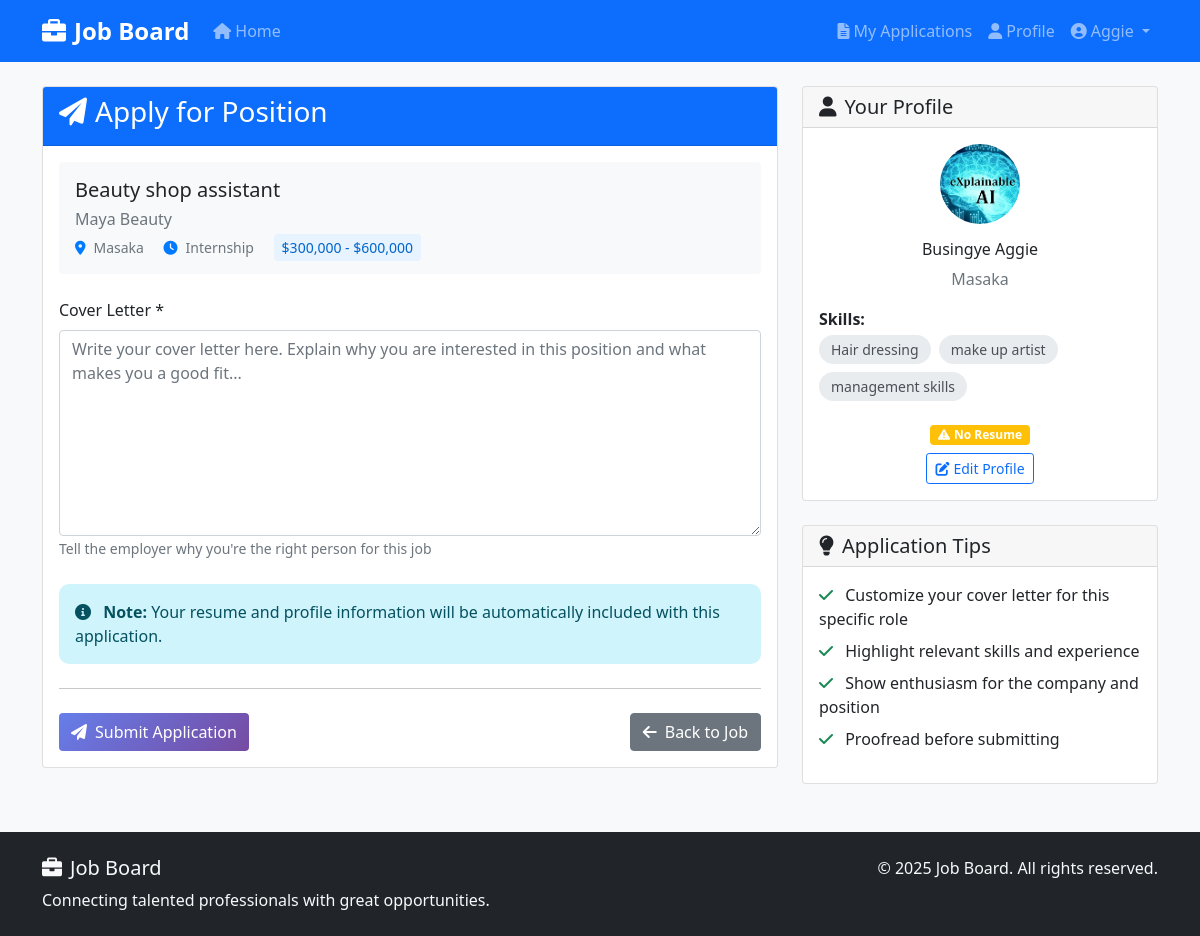
Page /job/7/apply/ (signed in) on the committed database.
### jobs/models.py (models this page shows, shortened)
class Job(models.Model):
    employer = models.ForeignKey(User, on_delete=models.CASCADE, related_name='jobs')
    title = models.CharField(max_length=200)
    company_name = models.CharField(max_length=200)
    description = models.TextField()
    requirements = models.TextField()
    location = models.CharField(max_length=200)
    salary_min = models.DecimalField(max_digits=10, decimal_places=2, blank=True, null=True)
    salary_max = models.DecimalField(max_digits=10, decimal_places=2, blank=True, null=True)
    job_type = models.CharField(max_length=20, choices=JOB_TYPE_CHOICES, default='full_time')
    is_active = models.BooleanField(default=True)
    created_at = models.DateTimeField(auto_now_add=True)
    updated_at = models.DateTimeField(auto_now=True)
    deadline = models.DateTimeField(blank=True, null=True)
    class Meta:
        ordering = ['-created_at']
    def get_salary_range(self):
        if self.salary_min and self.salary_max:
            return f"${self.salary_min:,.0f} - ${self.salary_max:,.0f}"
        elif self.salary_min:
            return f"From ${self.salary_min:,.0f}"
        elif self.salary_max:
            return f"Up to ${self.salary_max:,.0f}"
        return "Salary not specified"
    def is_deadline_passed(self):
        if self.deadline:
            return timezone.now() > self.deadline
        return False

### accounts/models.py (models this page shows, shortened)
class JobSeekerProfile(models.Model):
    user = models.OneToOneField(User, on_delete=models.CASCADE)
    full_name = models.CharField(max_length=200)
    phone_number = models.CharField(max_length=20, blank=True, null=True)
    location = models.CharField(max_length=200, blank=True, null=True)
    resume = models.FileField(upload_to='resumes/', blank=True, null=True)
    profile_picture = models.ImageField(upload_to='profile_pictures/', blank=True, null=True)
    skills = models.TextField(help_text="Enter skills separated by commas")
    experience = models.TextField(blank=True, null=True)
    education = models.TextField(blank=True, null=True)
    linkedin_url = models.URLField(blank=True, null=True)
    portfolio_url = models.URLField(blank=True, null=True)
    created_at = models.DateTimeField(auto_now_add=True)
    updated_at = models.DateTimeField(auto_now=True)
    def get_skills_list(self):
        return [skill.strip() for skill in self.skills.split(',') if skill.strip()]

### jobs/views.py (the view)
# urls.py: path('job/<int:pk>/apply/', views.apply_for_job, name='apply_for_job'),
@login_required
def apply_for_job(request, pk):
    job = get_object_or_404(Job, pk=pk, is_active=True)
    try:
        job_seeker_profile = JobSeekerProfile.objects.get(user=request.user)
    except JobSeekerProfile.DoesNotExist:
        messages.error(request, 'Only job seekers can apply for jobs. Please create a job seeker profile.')
        return redirect('create_job_seeker_profile')
    if Application.objects.filter(job=job, applicant=request.user).exists():
        messages.error(request, 'You have already applied for this job.')
        return redirect('job_detail', pk=pk)
    if job.is_deadline_passed():
        messages.error(request, 'The application deadline for this job has passed.')
        return redirect('job_detail', pk=pk)
    if request.method == 'POST':
        form = ApplicationForm(request.POST)
        if form.is_valid():
            application = form.save(commit=False)
            application.job = job
            application.applicant = request.user
            application.save()
            messages.success(request, 'Your application has been submitted successfully!')
            return redirect('job_detail', pk=pk)
    else:
        form = ApplicationForm()
    context = {
        'form': form,
        'job': job,
        'job_seeker_profile': job_seeker_profile,
    }
    return render(request, 'jobs/apply_for_job.html', context)

### jobs/forms.py
class ApplicationForm(forms.ModelForm):
    class Meta:
        model = Application
        fields = ('cover_letter',)
        widgets = {
            'cover_letter': forms.Textarea(attrs={
                'class': 'form-control',
                'rows': 8,
                'placeholder': 'Write your cover letter here. Explain why you are interested in this position and what makes you a good fit...'
            })
        }
    def __init__(self, *args, **kwargs):
        super().__init__(*args, **kwargs)
        self.fields['cover_letter'].help_text = "Tell the employer why you're the right person for this job"

### templates/jobs/apply_for_job.html (shortened to what this page needs)
{% extends 'base.html' %}
{% block content %}
<div class="row">
    <div class="col-lg-8">
        <div class="card">
            <div class="card-header bg-primary text-white">
                <h3><i class="fas fa-paper-plane me-2"></i>Apply for Position</h3>
            </div>
            <div class="card-body">
                <div class="bg-light p-3 rounded mb-4">
                    <h5>{{ job.title }}</h5>
                    <h6 class="company-name">{{ job.company_name }}</h6>
                    <div class="job-meta">
                        <span class="me-3">
                            <i class="fas fa-map-marker-alt"></i>{{ job.location }}
                        </span>
                        <span class="me-3">
                            <i class="fas fa-clock"></i>{{ job.get_job_type_display }}
                        </span>
                        {% if job.salary_min or job.salary_max %}
                            <span class="salary-range">{{ job.get_salary_range }}</span>
                        {% endif %}
                    </div>
                </div>
                <form method="post">
                    <div class="mb-4">
                        <label for="{{ form.cover_letter.id_for_label }}" class="form-label">Cover Letter *</label>
                        {{ form.cover_letter }}
                        {% if form.cover_letter.help_text %}
                            <small class="form-text text-muted">{{ form.cover_letter.help_text }}</small>
                        {% endif %}
                    </div>
                    <div class="alert alert-info">
                        <i class="fas fa-info-circle me-2"></i>
                        <strong>Note:</strong> Your resume and profile information will be automatically included with this application.
                    </div>
                    <hr class="my-4">
                    <div class="d-flex justify-content-between">
                        <button type="submit" class="btn btn-primary">
                            <i class="fas fa-paper-plane me-2"></i>Submit Application
                        </button>
                        <a href="{% url 'job_detail' job.pk %}" class="btn btn-secondary">
                            <i class="fas fa-arrow-left me-2"></i>Back to Job
                        </a>
                    </div>
                </form>
            </div>
        </div>
    </div>
    <div class="col-lg-4">
        <div class="card mb-4">
            <div class="card-header">
                <h5 class="mb-0"><i class="fas fa-user me-2"></i>Your Profile</h5>
            </div>
            <div class="card-body">
                <div class="text-center mb-3">
                    {% if job_seeker_profile.profile_picture %}
                        <img src="{{ job_seeker_profile.profile_picture.url }}" alt="Profile Picture" class="rounded-circle" style="width: 80px; height: 80px; object-fit: cover;">
                    {% else %}
                        <div class="rounded-circle bg-light d-inline-flex align-items-center justify-content-center" style="width: 80px; height: 80px;">
                            <i class="fas fa-user fa-2x text-muted"></i>
                        </div>
                    {% endif %}
                </div>
                <h6 class="text-center">{{ job_seeker_profile.full_name }}</h6>
                {% if job_seeker_profile.location %}
                    <p class="text-center text-muted">{{ job_seeker_profile.location }}</p>
                {% endif %}
                {% if job_seeker_profile.skills %}
                    <div class="mb-3">
                        <strong>Skills:</strong>
                        <ul class="skills-list">
                            {% for skill in job_seeker_profile.get_skills_list|slice:":5" %}
                                <li>{{ skill }}</li>
                            {% endfor %}
                        </ul>
                    </div>
                {% endif %}
                <div class="text-center">
                    {% if job_seeker_profile.resume %}
                        <span class="badge bg-success mb-2">
                            <i class="fas fa-check me-1"></i>Resume Attached
                        </span>
                    {% else %}
                        <span class="badge bg-warning mb-2">
                            <i class="fas fa-exclamation-triangle me-1"></i>No Resume
                        </span>
                    {% endif %}
                </div>
                <div class="text-center">
                    <a href="{% url 'edit_job_seeker_profile' %}" class="btn btn-sm btn-outline-primary">
                        <i class="fas fa-edit me-1"></i>Edit Profile
                    </a>
                </div>
            </div>
        </div>
        <div class="card">
            <div class="card-header">
                <h5 class="mb-0"><i class="fas fa-lightbulb me-2"></i>Application Tips</h5>
            </div>
            <div class="card-body">
                <ul class="list-unstyled">
                    <li class="mb-2">
                        <i class="fas fa-check text-success me-2"></i>
                        Customize your cover letter for this specific role
                    </li>
                    <li class="mb-2">
                        <i class="fas fa-check text-success me-2"></i>
                        Highlight relevant skills and experience
                    </li>
                    <li class="mb-2">
                        <i class="fas fa-check text-success me-2"></i>
                        Show enthusiasm for the company and position
                    </li>
                    <li class="mb-2">
                        <i class="fas fa-check text-success me-2"></i>
                        Proofread before submitting
                    </li>
                </ul>
            </div>
        </div>
    </div>
</div>
{% endblock %}

### templates/base.html (shortened to what this page needs)
<!DOCTYPE html>
<html lang="en">
<head>
    <link href="https://cdn.jsdelivr.net/npm/bootstrap@5.1.3/dist/css/bootstrap.min.css" rel="stylesheet">
    <link rel="stylesheet" href="https://cdnjs.cloudflare.com/ajax/libs/font-awesome/6.0.0/css/all.min.css">
    {% load static %}
    <link rel="stylesheet" href="{% static 'css/style.css' %}">
</head>
<body>
    <nav class="navbar navbar-expand-lg navbar-dark bg-primary">
        <div class="container">
            <a class="navbar-brand fw-bold" href="{% url 'home' %}">
                <i class="fas fa-briefcase me-2"></i>Job Board
            </a>
            <div class="collapse navbar-collapse" id="navbarNav">
                <ul class="navbar-nav me-auto">
                    <li class="nav-item">
                        <a class="nav-link" href="{% url 'home' %}">
                            <i class="fas fa-home me-1"></i>Home
                        </a>
                    </li>
                </ul>
                <ul class="navbar-nav">
                    {% if user.is_authenticated %}
                        {% if user.userprofile.role == 'employer' %}
                            <li class="nav-item">
                                <a class="nav-link" href="{% url 'create_job' %}">
                                    <i class="fas fa-plus me-1"></i>Post Job
                                </a>
                            </li>
                            <li class="nav-item">
                                <a class="nav-link" href="{% url 'employer_dashboard' %}">
                                    <i class="fas fa-tachometer-alt me-1"></i>Dashboard
                                </a>
                            </li>
                        {% elif user.userprofile.role == 'job_seeker' %}
                            <li class="nav-item">
                                <a class="nav-link" href="{% url 'my_applications' %}">
                                    <i class="fas fa-file-alt me-1"></i>My Applications
                                </a>
                            </li>
                            <li class="nav-item">
                                <a class="nav-link" href="{% url 'job_seeker_dashboard' %}">
                                    <i class="fas fa-user me-1"></i>Profile
                                </a>
                            </li>
                        {% endif %}
                        <li class="nav-item dropdown">
                            <a class="nav-link dropdown-toggle" href="#" id="navbarDropdown" role="button" data-bs-toggle="dropdown">
                                <i class="fas fa-user-circle me-1"></i>{{ user.username }}
                            </a>
                        </li>
                    {% endif %}
                </ul>
            </div>
        </div>
    </nav>
    <main class="container mt-4">
        {% block content %}{% endblock %}
    </main>
    <footer class="bg-dark text-light py-4 mt-5">
        <div class="container">
            <div class="row">
                <div class="col-md-6">
                    <h5><i class="fas fa-briefcase me-2"></i>Job Board</h5>
                    <p class="mb-0">Connecting talented professionals with great opportunities.</p>
                </div>
                <div class="col-md-6 text-md-end">
                    <p class="mb-0">&copy; {% now "Y" %} Job Board. All rights reserved.</p>
                </div>
            </div>
        </div>
    </footer>
</body>
</html>

### static/css/style.css (style rules this page uses)
body { font-family: 'Segoe UI', Tahoma, Geneva, Verdana, sans-serif; background-color: #f8f9fa; }
.navbar-brand { font-size: 1.5rem; }
.company-name { color: #6c757d; font-weight: 500; }
.salary-range { background-color: #e7f3ff; color: #0066cc; padding: 0.25rem 0.5rem; border-radius: 0.25rem; font-size: 0.875rem; font-weight: 500; }
.btn-primary { background: linear-gradient(135deg, #667eea 0%, #764ba2 100%); border: none; }
.alert { border: none; border-radius: 10px; }
.skills-list { list-style: none; padding: 0; }
.skills-list li { display: inline-block; background-color: #e9ecef; color: #495057; padding: 0.25rem 0.75rem; margin: 0.25rem 0.25rem 0.25rem 0; border-radius: 15px; font-size: 0.875rem; }
.job-meta { font-size: 0.875rem; color: #6c757d; }
.job-meta i { color: #007bff; margin-right: 0.5rem; }

### rows in the picture
Job: title "Beauty shop assistant", company_name "Maya Beauty", location "Masaka", job_type "Internship", get_salary_range "$300,000 - $600,000"
JobSeekerProfile: profile_picture (picture), full_name "Busingye Aggie", location "Masaka"

### other values in the picture
{{ user.username }} "Aggie"
{{ skill }} "Hair dressing" "make up artist" "management skills"
